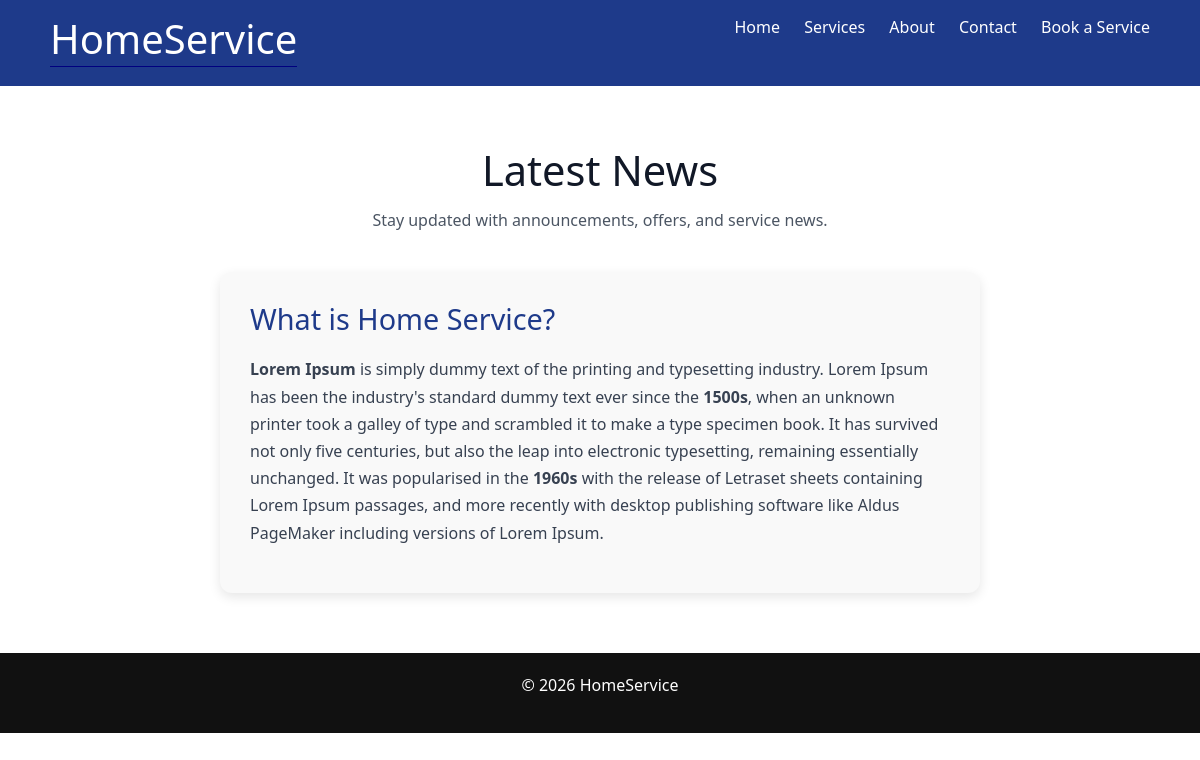
The page /newsDetails/what-is-home-service on the database its author committed.
### news/models.py (models this page shows)
class News(models.Model):
    news_title = models.CharField(max_length=100)
    news_desc= HTMLField()
    news_slug = AutoSlugField(populate_from = 'news_title', unique=True, null=True, default=None)  #AutoSlugField generate slug by the populate_from attribute.

### django_core/views.py (the view)
# urls.py: path("newsDetails/<slug>",views.newsDetails),
def newsDetails(request,slug):
    newsDetails = News.objects.get(news_slug = slug )
    data ={
        'newsDetails': newsDetails
    }
    return render(request,"news.html",data)

### templates/news.html
{% extends "base.html" %}
{% block content %}
<section class="news-page">
    <div class="page-header">
        <h1>Latest News</h1>
        <p>Stay updated with announcements, offers, and service news.</p>
    </div>
    <div class="news-grid">
        <h3>{{ newsDetails.news_title }}</h3>
        <p>{{ newsDetails.news_desc|safe}}</p>
    </div>
</section>
{% endblock %}

### static/css/style.css (style rules this page uses)
* { margin: 0; padding: 0; box-sizing: border-box; }
.news-page { padding: 60px 20px; max-width: 800px; margin: 0 auto; background: #ffffff; }
.page-header { text-align: center; margin-bottom: 40px; }
.page-header h1 { font-size: 2.6rem; margin-bottom: 12px; color: #111827; }
.page-header p { color: #4b5563; max-width: 700px; margin: 0 auto; }
.news-grid { background: #f9f9f9; padding: 30px; border-radius: 12px; box-shadow: 0 4px 12px rgba(0, 0, 0, 0.1); }
.news-grid h3 { font-size: 1.8rem; margin-bottom: 20px; color: #1e3a8a; }
.news-grid p { line-height: 1.7; color: #374151; font-size: 1rem; }

### rows shown on the page
News: news_title "What is Home Service?", news_desc "Lorem Ipsum is simply dummy text of the printing and typesetting industry. Lorem Ipsum has been the industry's standard dummy text ever since the 1500s , when an unknown printer took a galley of type and scrambled it to make a type specimen book. It has survived not only five centuries, but also the leap into electronic typesetting, remaining essentially unchanged. It was popularised in the 1960s with the release of Letraset sheets containing Lorem Ipsum passages, and more recently with desktop publishing software like Aldus PageMaker including versions of Lorem Ipsum."
